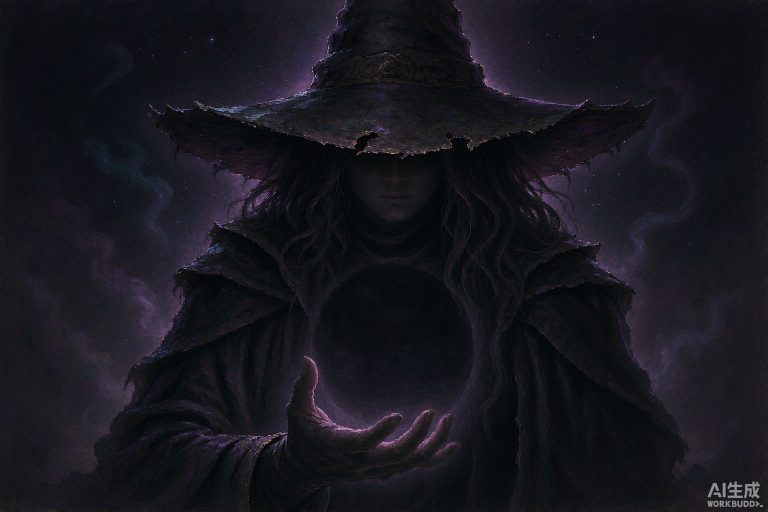
#> input picture assets/hero-art/bg/以参考图为准_完全保持它的画风_暗夜厚涂油画质感_冷紫暗色调_2026-09-19T12-36-04.png, 1536 x 1024 px (shown at 1/2 size)
$ python build_hero_assets.py
#> lines starting #> are read from the running program, lines starting #| are printed output that depends on the picture
"""主视觉拆层素材后处理流水线

处理三张 AI 出图，产出可直接被代码引用的槽位素材：

    assets/hero-art/bg/    主视觉背景（含巫师、双手托举、掌心留空）→ public/skins/<皮肤>/hero-bg.webp
    assets/hero-art/orb/   水晶球                            → public/skins/<皮肤>/hero-orb.webp（透明底）
    assets/hero-art/back/  牌背                              → public/skins/<皮肤>/card-back.webp

每张的输入都按**目录扫描**取图，不依赖不可控的文件名；
目录里没有图就跳过该项并告警，不会中断整条流水线。

三件必须处理的事（都是本项目踩过的坑）：
  1) AI 出图右下角永远带水印 —— 背景用镜像修补（repair_by_mirror）
  2) `background: transparent` 经常返回白底 RGB，没有 alpha —— 球体用泛洪填充抠白底兜底
  3) 体积 —— 统一压成 WebP，球体保留 alpha

用法：
    cd "C:/Users/29923/WorkBuddy/2026-09-17-19-02-52/tarot-app"
    "C:/Users/29923/.workbuddy/binaries/python/envs/default/Scripts/python.exe" scripts/build_hero_assets.py
"""
import os
import re
import sys

from PIL import Image, ImageChops, ImageDraw, ImageFilter

ROOT = os.path.dirname(os.path.dirname(os.path.abspath(__file__)))
SRC_ROOT = os.path.join(ROOT, "assets", "hero-art")
SKIN_JS = os.path.join(ROOT, "src", "config", "skin.js")


def read_skin_js():
    """从 skin.js 现读皮肤名与牌面比例 —— 不在脚本里复制常量，避免两边不同步。

    牌背的比例是跟着**卡牌本体**走的，卡框形态一改（2026-09-18 去掉了右下吊牌），
    这里就必须跟着变，所以不能写死。
    """
    try:
        js = open(SKIN_JS, encoding="utf-8").read()
    except OSError:
        return "mist-night", 986 / 1496
    m = re.search(r"export const SKIN = '([^']+)'", js)
    skin = m.group(1) if m else "mist-night"
    m = re.search(r"CARD_ASPECT = '(\d+) / (\d+)'", js)
    ratio = float(m.group(1)) / float(m.group(2)) if m else 986 / 1496
    return skin, ratio


SKIN, CARD_ASPECT = read_skin_js()
OUT_SKIN = os.path.join(ROOT, "public", "skins", SKIN)

IMG_EXT = (".png", ".jpg", ".jpeg", ".webp")

# 主视觉成品尺寸：桌面整屏 2 倍图已经足够，再大只是徒增体积
HERO_SIZE = (1536, 1024)
# 球体成品尺寸：屏幕上球约 300 CSS px，768 已是 2.5 倍图
ORB_SIZE = 768
# 牌背成品尺寸：牌面本体约 300x430 CSS px，2 倍图
BACK_SIZE = 620


def find_src(name):
    """从 assets/hero-art/<name>/ 里找源图，目录里只放一张，不关心文件名。"""
#> in build_hero_bg, raw is the input picture: PIL image 1536x1024 RGB; mean R, G, B 23.2, 22.9, 29.8
    d = os.path.join(SRC_ROOT, name)
    if not os.path.isdir(d):
        return None
    for f in sorted(os.listdir(d)):
        if f.lower().endswith(IMG_EXT):
            return os.path.join(d, f)
    return None


def repair_by_mirror(img, region=(0.78, 0.90, 1.0, 1.0), feather=24):
    """
    左右近似对称的素材（首页背景）用镜像内容补掉右下角水印。
    比让 AI 重画干净可控 —— 这一带的星云/雾气本来就左右近似对称。
    """
#> called with region = (0.78, 0.9, 1, 1), feather = 24
    im = img.convert("RGBA")
    w, h = im.size
#> w = 1536; h = 1024
    x0, y0 = int(w * region[0]), int(h * region[1])
#> x0 = 1198; y0 = 921
    x1, y1 = int(w * region[2]), int(h * region[3])
#> x1 = 1536; y1 = 1024
    bw, bh = x1 - x0, y1 - y0
#> bw = 338; bh = 103
    src = im.crop((w - x1, y0, w - x1 + bw, y1)).transpose(Image.FLIP_LEFT_RIGHT)
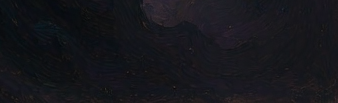
#> src: PIL image 338x103 RGBA; mean R, G, B, A 22, 22.3, 27.1, 255

    mask = Image.new("L", (bw, bh), 255)
#> mask: PIL image 338x103 L; every value is 255
    md = ImageDraw.Draw(mask)
    for i in range(feather):
        v = int(255 * (i / feather))
        md.line([(i, 0), (i, bh)], fill=v)
        md.line([(0, i), (bw, i)], fill=v)
    mask = mask.filter(ImageFilter.GaussianBlur(feather * 0.35))
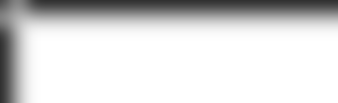
#> mask: PIL image 338x103 L; min 49, max 255, mean 216.2

    im.paste(src, (x0, y0), mask)
    return im


def key_out_white(img, thresh=28, shrink=1, feather=1.1):
    """
    把白底抠成透明底。

    做法：用「最暗通道」当灰阶场（白 ≈ 255，球体的紫色边缘要暗得多），
    从四角泛洪填充吃掉背景，阈值卡在近白区，所以会停在球体轮廓上。
    再腐蚀 1px 去掉轮廓外的残白、轻微羽化让边不出锯齿。

    这是 `background: transparent` 参数返回白底 RGB 时的兜底手段。
    """
    rgb = img.convert("RGB")
    w, h = rgb.size
    r, g, b = rgb.split()
    field = ImageChops.darker(ImageChops.darker(r, g), b)

    for seed in [(0, 0), (w - 1, 0), (0, h - 1), (w - 1, h - 1)]:
        if field.getpixel(seed) >= 255 - thresh:
            ImageDraw.floodfill(field, seed, 0, thresh=thresh)

    alpha = field.point(lambda v: 255 if v > 0 else 0)
    if shrink:
        alpha = alpha.filter(ImageFilter.MinFilter(3))
    if feather:
        alpha = alpha.filter(ImageFilter.GaussianBlur(feather))

    out = rgb.convert("RGBA")
    out.putalpha(alpha)
    return out


def crop_square(img, margin=0.01):
    """按不透明内容裁到外沿，再补成正方形 —— 这样「素材尺寸」就等于「球的直径」。"""
    bbox = img.getbbox()
    if bbox:
        img = img.crop(bbox)
    w, h = img.size
    side = int(round(max(w, h) * (1 + margin * 2)))
    canvas = Image.new("RGBA", (side, side), (0, 0, 0, 0))
    canvas.paste(img, ((side - w) // 2, (side - h) // 2), img)
    return canvas


def save_webp(img, path, quality=90):
#> called with path = 'public/skins/mist-night/hero-bg.webp', quality = 88
    img.save(path, format="WEBP", quality=quality, method=6)
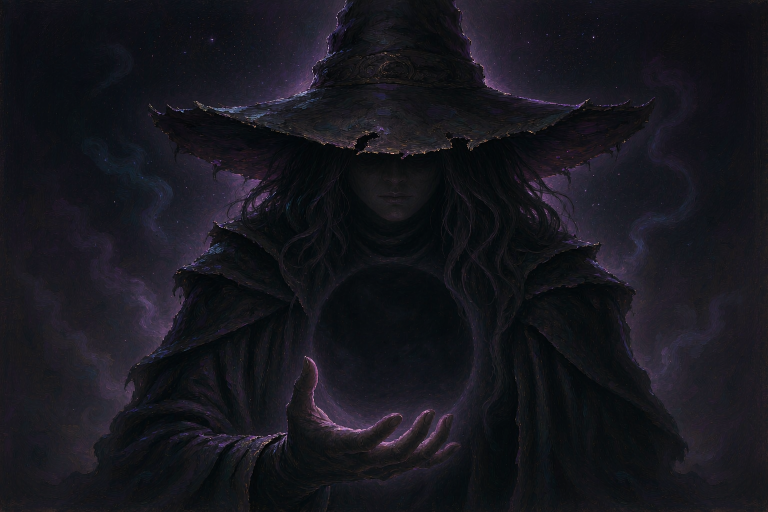
#> saved as hero-bg.webp: PIL image 1536x1024 RGB (shown at 1/2 size); mean R, G, B 23, 22.8, 29.6
    print("  -> %s (%.0f KB, %s)" % (os.path.relpath(path, ROOT), os.path.getsize(path) / 1024, img.mode))
#|   -> public/skins/mist-night/hero-bg.webp (117 KB, RGB)
    for stale in (path[:-5] + ".png", path[:-5] + ".jpg"):
        if os.path.exists(stale):
            os.remove(stale)
            print("     清掉旧格式 %s" % os.path.relpath(stale, ROOT))


def build_hero_bg():
    src = find_src("bg")
    if not src:
        print("[跳过] 主视觉背景：assets/hero-art/bg/ 里没有图")
        return
    print("[主视觉背景] %s" % os.path.basename(src))
    raw = Image.open(src).convert("RGB")
    # 水印固定在右下角，用左下角镜像内容补上
    fixed = repair_by_mirror(raw, region=(0.78, 0.90, 1.0, 1.0))
    if fixed.size != HERO_SIZE:
        fixed = fixed.resize(HERO_SIZE, Image.LANCZOS)
    save_webp(fixed.convert("RGB"), os.path.join(OUT_SKIN, "hero-bg.webp"), quality=88)


def build_hero_orb():
    src = find_src("orb")
    if not src:
        print("[跳过] 水晶球：assets/hero-art/orb/ 里没有图")
        return
    print("[水晶球] %s" % os.path.basename(src))
    raw = Image.open(src)
    if raw.mode not in ("RGBA", "LA") or raw.convert("RGBA").getextrema()[3][0] == 255:
        print("   素材没有 alpha 通道（transparent 参数返回了白底 RGB），启用抠白底兜底")
        orb = key_out_white(raw)
    else:
        orb = raw.convert("RGBA")
    orb = crop_square(orb)
    orb = orb.resize((ORB_SIZE, ORB_SIZE), Image.LANCZOS)
    a = orb.split()[3]
    opaque = sum(1 for v in a.tobytes() if v > 8)
    print("   不透明像素占比 %.1f%%" % (100 * opaque / (ORB_SIZE * ORB_SIZE)))
    save_webp(orb, os.path.join(OUT_SKIN, "hero-orb.webp"), quality=90)


def build_card_back():
    src = find_src("back")
    if not src:
        print("[跳过] 牌背：assets/hero-art/back/ 里没有图")
        return
    print("[牌背] %s" % os.path.basename(src))
    raw = Image.open(src).convert("RGB")
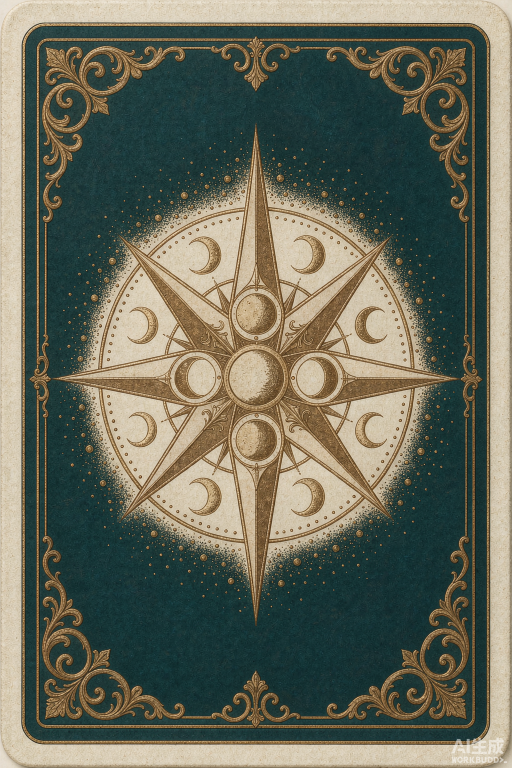
#> input picture assets/hero-art/back/一张塔罗牌的牌背图案_竖版_满版构图_风格必须与已有的塔罗牌_2026-09-17T17-23-11.png, 1024 x 1536 px (shown at 1/2 size)
#> raw is the input picture: PIL image 1024x1536 RGB; mean R, G, B 104.1, 106.8, 91.4
    # 牌背本体要盖住「卡片本体」那一块，比例走卡体比例而不是整个卡牌框。
    # 2026-09-18 起卡牌本身就是卡体（吊牌已去掉），所以直接取 CARD_ASPECT。
    ratio = CARD_ASPECT
    print("   牌背目标比例 %.4f（现读 skin.js 的 CARD_ASPECT）" % ratio)
    # 整体缩放到目标比例，**不做裁剪**：AI 出图是 2:3，卡体是 0.684，
    # 按比例裁会把底部那圈金边切掉。2.5% 的非等比缩放肉眼完全看不出来，
    # 换来的是整幅图案（四角卷草 + 外圈金线）完整保留。
    back = repair_by_mirror(raw, region=(0.72, 0.90, 1.0, 1.0), feather=20).convert("RGB")
#> call 2 of repair_by_mirror, with region = (0.72, 0.9, 1, 1), feather = 20
#> in repair_by_mirror (call 2), `src = im.crop((w - x1, y0, w - x1 + bw, y1)).transpose(Image.FLIP_LEFT..`:
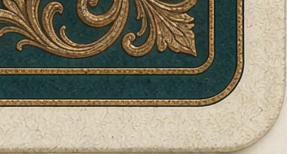
#> src: PIL image 287x154 RGBA; mean R, G, B, A 131.6, 127.2, 107.3, 255
#> in repair_by_mirror (call 2), `mask = Image.new("L", (bw, bh), 255)`: mask: PIL image 287x154 L; every value is 255
#> in repair_by_mirror (call 2), `mask = mask.filter(ImageFilter.GaussianBlur(feather * 0.35))`:
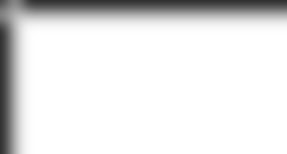
#> mask: PIL image 287x154 L; min 49, max 255, mean 229.1
    back = back.resize((BACK_SIZE, int(round(BACK_SIZE / ratio))), Image.LANCZOS)
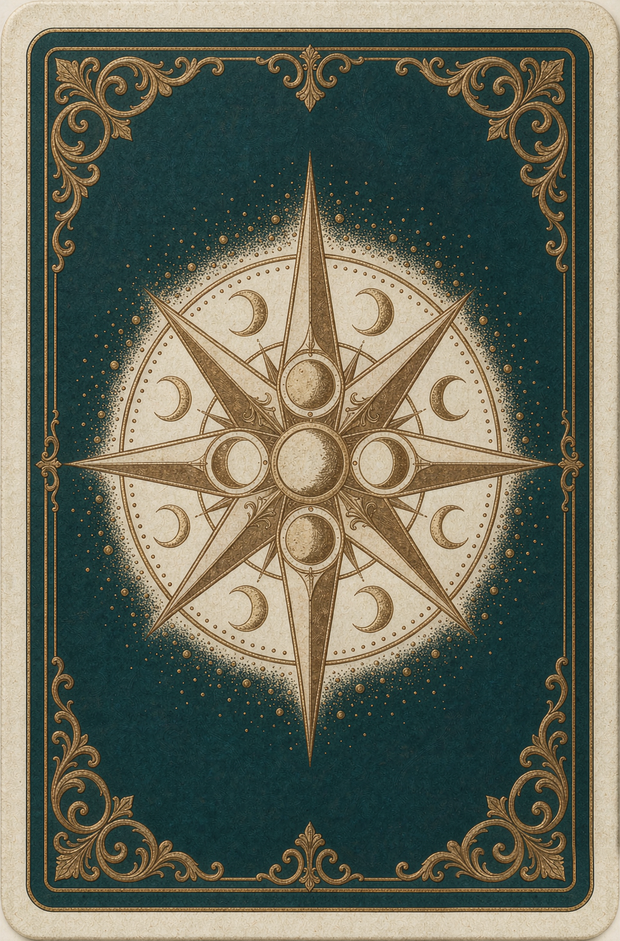
#> back: PIL image 620x941 RGB; mean R, G, B 104.2, 106.9, 91.5
    save_webp(back, os.path.join(OUT_SKIN, "card-back.webp"), quality=88)
#|   -> public/skins/mist-night/card-back.webp (184 KB, RGB)


def main():
    os.makedirs(OUT_SKIN, exist_ok=True)
    build_hero_bg()
    build_hero_orb()
    build_card_back()
    print("完成。主视觉锚点若需微调，改 src/config/skin.js 的 ANCHORS.orb")


if __name__ == "__main__":
    sys.exit(main())
#> (the program exits here)
